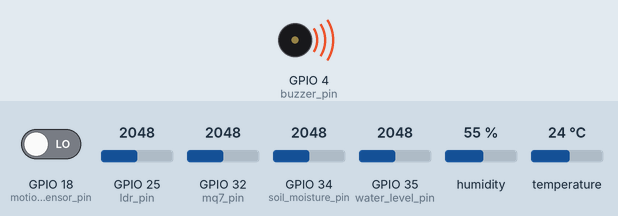
This sketch was run on a simulated ESP32. Shown: buzzer (waves = sounding, pin HIGH). The inputs (shaded band) are chosen by the test bench; at power-on: GPIO 18 (motion_sensor_pin) LOW, GPIO 25 (ldr_pin) = 2048, GPIO 32 (mq7_pin) = 2048, GPIO 34 (soil_moisture_pin) = 2048, GPIO 35 (water_level_pin) = 2048, humidity 55 %, temperature 24 °C. WiFi joins after 1.5 s; servers stay silent unless stated; what the sketch prints to the serial monitor is not drawn.

Above: at 1.6 s.
At 2.6 s:
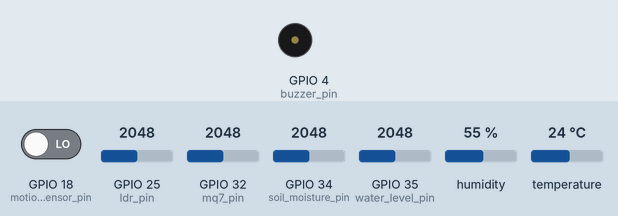
Timing chart, 0 to 4.1 s (numbered marks = the images above):
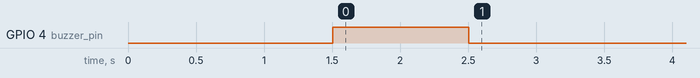

The sketch:

code.ino
```cpp
#include <WiFi.h>
#include <ThingSpeak.h>
#include <DHT.h>

#define soil_moisture_pin 34    // Soil moisture sensor pin
#define water_level_pin 35      // Water level sensor pin
#define mq7_pin 32              // MQ-7 sensor pin
#define motion_sensor_pin 18    // Motion sensor pin
#define ldr_pin 25              // LDR sensor pin

#define DHT_PIN 2               // DHT22 data pin
#define DHT_TYPE DHT22          // DHT type (DHT11, DHT22, DHT21)

#define buzzer_pin 4            // Buzzer pin

const char* ssid = "Three Bytes 5G";
const char* password = "4321@pasS";

// ThingSpeak settings
unsigned long myChannelNumber = 2556917;
const char * myWriteAPIKey = "8MSS1ZL7Y68GDQMY";

// WiFiClient instance
WiFiClient client;

// DHT sensor instance
DHT dht(DHT_PIN, DHT_TYPE);

void setup() {
  Serial.begin(9600);
  WiFi.begin(ssid, password);

  Serial.print("Connecting to WiFi");
  while (WiFi.status() != WL_CONNECTED) {
    delay(500);
    Serial.print(".");
  }
  Serial.println("Connected");

  ThingSpeak.begin(client);  // Initialize ThingSpeak
  dht.begin();                // Initialize DHT sensor

  pinMode(buzzer_pin, OUTPUT); // Set buzzer pin as output
  pinMode(motion_sensor_pin, INPUT); // Set motion sensor pin as input

  // One-time beep sound on startup
  digitalWrite(buzzer_pin, HIGH); // Turn on buzzer
  delay(1000);                    // Wait for 1 second
  digitalWrite(buzzer_pin, LOW);  // Turn off buzzer
}

void loop() {
  int soilMoistureValue = analogRead(soil_moisture_pin);
  int waterLevelValue = analogRead(water_level_pin);
  int mq7Value = analogRead(mq7_pin);
  int motionValue = digitalRead(motion_sensor_pin);  // Read motion sensor value
  int ldrValue = analogRead(ldr_pin);               // Read LDR sensor value

  Serial.print("Soil Moisture: ");
  Serial.println(soilMoistureValue);

  Serial.print("Water Level: ");
  Serial.println(waterLevelValue);

  Serial.print("MQ-7 Value: ");
  Serial.println(mq7Value);

  Serial.print("Motion Sensor: ");
  Serial.println(motionValue);

  Serial.print("LDR Value: ");
  Serial.println(ldrValue);

  // Read temperature and humidity from DHT sensor
  float temperature = dht.readTemperature();
  float humidity = dht.readHumidity();

  Serial.print("Temperature: ");
  Serial.print(temperature);
  Serial.print(" °C\t");

  Serial.print("Humidity: ");
  Serial.print(humidity);
  Serial.println("%");

  // Control buzzer based on water level
  if (waterLevelValue < 100) {
    digitalWrite(buzzer_pin, HIGH); // Turn on buzzer
  } else {
    digitalWrite(buzzer_pin, LOW);  // Turn off buzzer
  }

  // Send values to ThingSpeak
  ThingSpeak.setField(6, soilMoistureValue);
  ThingSpeak.setField(1, waterLevelValue);
  ThingSpeak.setField(5, temperature);
  ThingSpeak.setField(4, humidity);
  ThingSpeak.setField(2, mq7Value);
  ThingSpeak.setField(7, motionValue);  // Send motion sensor value as field 6
  ThingSpeak.setField(3, ldrValue);     // Send LDR sensor value as field 7
  int response = ThingSpeak.writeFields(myChannelNumber, myWriteAPIKey);
  if(response == 200) {
    Serial.println("Channel update successful.");
  } else {
    Serial.println("Problem updating channel. HTTP error code " + String(response));
  }

  delay(5000); // Delay 5 seconds between updates
}
```
